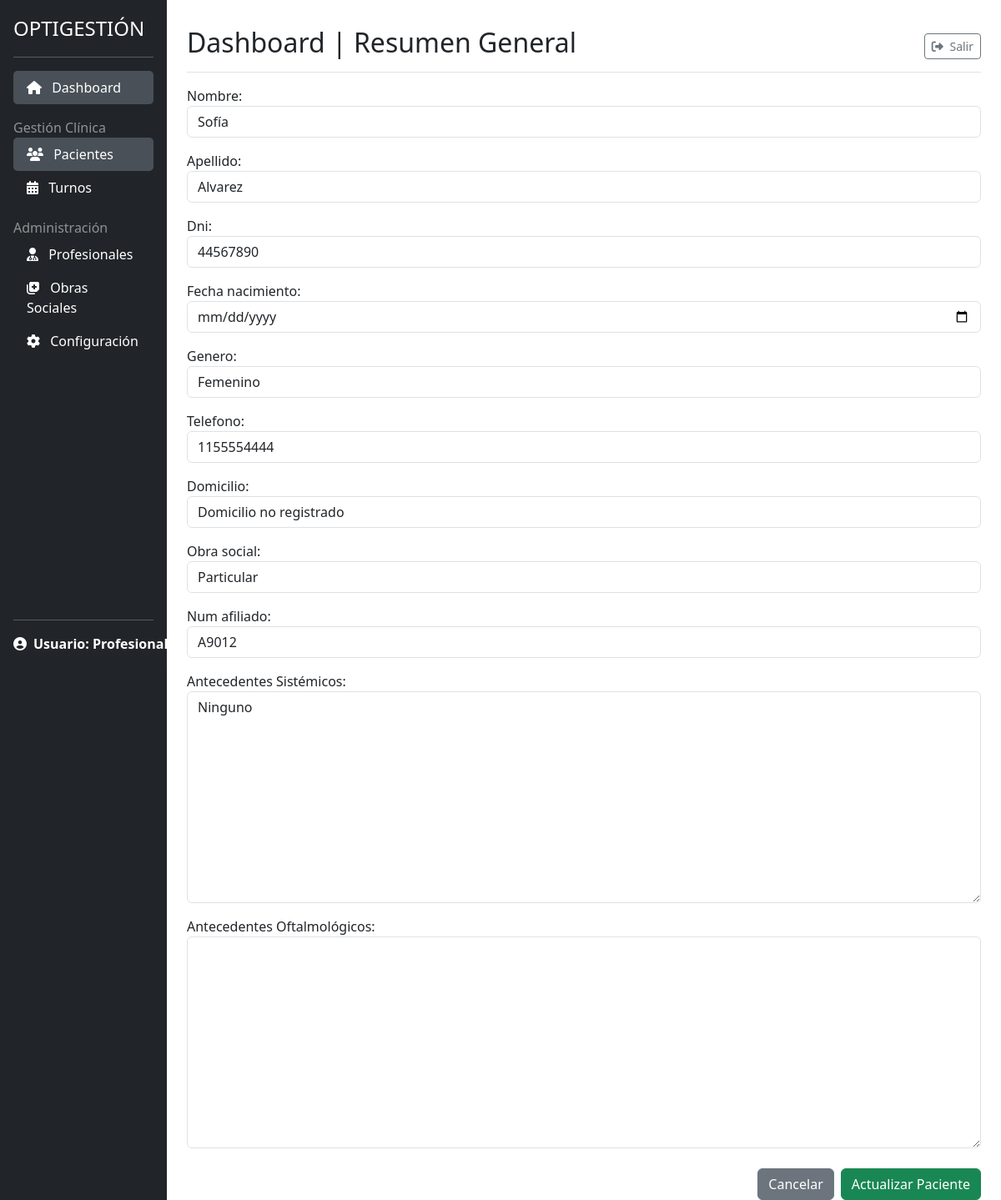
/pacientes/4/editar/ (signed in), run on the app's committed database.
### gestion_clinica/models.py (models this page shows, shortened)
class Paciente(models.Model):
    num_registro = models.CharField(
        max_length=6,
        unique=True,
        blank=True,
        null=True,
        editable=False,
        verbose_name='Número de Registro'
    )
    nombre = models.CharField(max_length=100)
    apellido = models.CharField(max_length=100)
    dni = models.CharField(max_length=20, unique=True)
    fecha_nacimiento = models.DateField()
    GENERO_CHOICES = [('M', 'Masculino'), ('F', 'Femenino'), ('O', 'Otro')]
    genero = models.CharField(max_length=1, choices=GENERO_CHOICES)
    telefono = models.CharField(max_length=50)
    domicilio = models.CharField(max_length=255, verbose_name='Domicilio')
    obra_social = models.ForeignKey(
        ObraSocial, on_delete=models.SET_NULL, null=True, blank=True)
    num_afiliado = models.CharField(max_length=50, blank=True, null=True)
    antecedentes_sistemicos = models.TextField(
        blank=True, verbose_name="Antecedentes Sistémicos")
    antecedentes_oftalmologicos = models.TextField(
        blank=True, verbose_name="Antecedentes Oftalmológicos")
    class Meta:
        ordering = ['apellido', 'nombre']

### gestion_clinica/views.py (the view, shortened to what this page needs)
class PacienteUpdateView(LoginRequiredMixin, SuccessMessageMixin, UpdateView):
    model = Paciente
    form_class = PacienteForm
    template_name = 'gestion_clinica/paciente_form.html'
    success_message = "Datos del paciente %(nombre)s %(apellido)s actualizados correctamente."

### gestion_clinica/forms.py
class PacienteForm(BaseFormMixin, forms.ModelForm):
    class Meta:
        model = Paciente
        fields = '__all__'
        widgets = {
            'fecha_nacimiento': forms.DateInput(attrs={'type': 'date'}),
        }

### gestion_clinica/models.py (called while the page is built)
    def __str__(self):
        return self.nombre

### gestion_clinica/templates/gestion_clinica/paciente_form.html (shortened to what this page needs)
{% extends "gestion_clinica/form_base.html" %}
{% block content %}
    <form method="post" novalidate>
        {% for field in form %}
            <div class="mb-3">
                {{ field.label_tag }}
                {{ field }}
            </div>
        {% endfor %}
        <div class="d-flex justify-content-end mt-4">
            <a href="{% url 'gestion_clinica:lista_pacientes' %}" class="btn btn-secondary me-2">Cancelar</a>
            <button type="submit" class="btn btn-success">
                {% if object %}Actualizar Paciente{% else %}Guardar Paciente{% endif %}
            </button>
        </div>
    </form>
{% endblock content %}

### static/css/styles.css (style rules this page uses)
html, body { height: 100%; }

### data on the page
Paciente: form "Sofía" "Alvarez" "44567890" "Femenino" "1155554444" "Domicilio no registrado" "Particular" "A9012" "Ninguno"

### other printed values
{{ field.label_tag }} "Nombre:" "Apellido:" "Dni:" "Fecha nacimiento:" "Genero:" "Telefono:" "Domicilio:" "Obra social:" "Num afiliado:" "Antecedentes Sistémicos:" "Antecedentes Oftalmológicos:"
